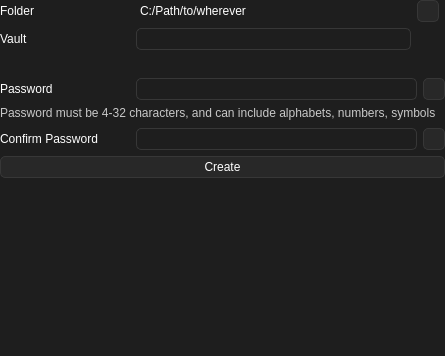
<?xml version="1.0" encoding="UTF-8"?>
<ui version="4.0">
 <class>FrontendNewVault</class>
 <widget class="QWidget" name="FrontendNewVault">
  <property name="geometry">
   <rect>
    <x>0</x>
    <y>0</y>
    <width>445</width>
    <height>356</height>
   </rect>
  </property>
  <property name="windowTitle">
   <string>Form</string>
  </property>
  <property name="styleSheet">
   <string notr="true">QWidget{
	font: 100 11pt &quot;Noto Sans&quot;;
	color: rgb(255, 255, 255);
	background-color: rgb(30, 30, 30);
}
QWidget:disabled{
	color: rgb(100, 100, 100);
}

/* ToolTip */
QToolTip {
	color: rgb(255, 255, 255); 
	background: rgb(55, 55, 55);
	border: 1px solid rgb(70, 70, 70); 
	border-radius: 5px;
}

/* ProgressBar */
QProgressBar{
 	border: 1px solid rgb(55, 55, 55);
	border-radius: 5px;
	padding-left: 0px;
	color: rgb(0, 65, 74);
	text-align: center;
}
QProgressBar::chunk{
	border-radius: 5px;
 	background-color: rgb(44, 222, 133);
}

#VaultAditionalInfoLabel , #DirectoryAditionalInfoLabel, #PasswordAditionalInfoLabel{
	font: 9pt;
	color: rgb(200, 200, 200);
    min-height: 16px;
    max-height: 16px;
}
/* Label */
QLabel{
border: 0px;
}

/* TextEdit */
QTextEdit{
font: 9pt;
border: 1px solid rgb(55, 55, 55);
border-radius: 5px;
}
/* LineEdit */
QLineEdit{
	border: 1px solid rgb(55, 55, 55);
	border-radius: 5px;
}

/* ListView */
QListView{
	border: 1px solid rgb(55, 55, 55);
	border-radius: 5px;
	font: 11pt;
	gridline-color: rgb(0, 0, 0);
}

/* ComboBox */
QComboBox{
	background-color: rgb(40, 40, 40);
	border: 1px solid rgb(55, 55, 55);
	border-radius: 5px;
	padding-left: 3px;
}
QComboBox::drop-down {
    width: 20px;
    border-left: 1px solid rgb(55, 55, 55);
    border-top-right-radius: 5px; 
    border-bottom-right-radius: 5px;
    subcontrol-origin: padding;
    subcontrol-position: top right;
    width: 15px;
}
QComboBox::down-arrow {
    image: url(:/icons/arrow_down.png);
}

/* PushButton */
QPushButton{
	border: 1px solid rgb(55, 55, 55);
	border-radius: 5px;
	background-color: rgb(40, 40, 40);
}
QPushButton:pressed{
	background-color: rgb(30, 30, 30);
}

/* CheckBox */
QCheckBox{
	border: 1px solid rgb(55, 55, 55);
	border-radius: 5px;
}
QCheckBox::indicator{
	margin-left: 2px;
	margin-right: -2px;
}
QCheckBox::indicator:unchecked{
	border: 1px solid rgb(0, 0, 0);
	background-color: rgb(200, 40 ,40);
}
QCheckBox::indicator:checked{
	border: 1px solid rgb(0, 0, 0);
	background-color: rgb(40, 200 ,40);
}

</string>
  </property>
  <layout class="QGridLayout" name="gridLayout">
   <property name="leftMargin">
    <number>0</number>
   </property>
   <property name="topMargin">
    <number>0</number>
   </property>
   <property name="rightMargin">
    <number>0</number>
   </property>
   <property name="bottomMargin">
    <number>0</number>
   </property>
   <item row="6" column="0">
    <layout class="QHBoxLayout" name="horizontalLayout_4">
     <item>
      <widget class="QLabel" name="PwConfirmLabel">
       <property name="sizePolicy">
        <sizepolicy hsizetype="Fixed" vsizetype="Fixed">
         <horstretch>0</horstretch>
         <verstretch>0</verstretch>
        </sizepolicy>
       </property>
       <property name="minimumSize">
        <size>
         <width>130</width>
         <height>22</height>
        </size>
       </property>
       <property name="maximumSize">
        <size>
         <width>130</width>
         <height>22</height>
        </size>
       </property>
       <property name="text">
        <string>Confirm Password</string>
       </property>
      </widget>
     </item>
     <item>
      <widget class="QLineEdit" name="PwConfirmLineedit">
       <property name="minimumSize">
        <size>
         <width>0</width>
         <height>22</height>
        </size>
       </property>
       <property name="maximumSize">
        <size>
         <width>16777215</width>
         <height>22</height>
        </size>
       </property>
       <property name="echoMode">
        <enum>QLineEdit::EchoMode::Password</enum>
       </property>
      </widget>
     </item>
     <item>
      <widget class="QPushButton" name="PwConfirmVisibilityButton">
       <property name="sizePolicy">
        <sizepolicy hsizetype="Fixed" vsizetype="Fixed">
         <horstretch>0</horstretch>
         <verstretch>0</verstretch>
        </sizepolicy>
       </property>
       <property name="minimumSize">
        <size>
         <width>22</width>
         <height>22</height>
        </size>
       </property>
       <property name="maximumSize">
        <size>
         <width>22</width>
         <height>22</height>
        </size>
       </property>
       <property name="text">
        <string/>
       </property>
       <property name="icon">
        <iconset resource="../asset/resource.qrc">
         <normaloff>:/icons/visibility_off.png</normaloff>
         <normalon>:/icons/visibility_on.png</normalon>:/icons/visibility_off.png</iconset>
       </property>
       <property name="checkable">
        <bool>true</bool>
       </property>
       <property name="checked">
        <bool>false</bool>
       </property>
      </widget>
     </item>
    </layout>
   </item>
   <item row="7" column="0">
    <widget class="QPushButton" name="CreateVaultButton">
     <property name="minimumSize">
      <size>
       <width>0</width>
       <height>22</height>
      </size>
     </property>
     <property name="maximumSize">
      <size>
       <width>16777215</width>
       <height>22</height>
      </size>
     </property>
     <property name="text">
      <string>Create</string>
     </property>
    </widget>
   </item>
   <item row="8" column="0">
    <spacer name="verticalSpacer">
     <property name="orientation">
      <enum>Qt::Orientation::Vertical</enum>
     </property>
     <property name="sizeHint" stdset="0">
      <size>
       <width>20</width>
       <height>40</height>
      </size>
     </property>
    </spacer>
   </item>
   <item row="1" column="0">
    <layout class="QGridLayout" name="gridLayout_3">
     <item row="1" column="2">
      <spacer name="horizontalSpacer">
       <property name="orientation">
        <enum>Qt::Orientation::Horizontal</enum>
       </property>
       <property name="sizeType">
        <enum>QSizePolicy::Policy::Fixed</enum>
       </property>
       <property name="sizeHint" stdset="0">
        <size>
         <width>28</width>
         <height>22</height>
        </size>
       </property>
      </spacer>
     </item>
     <item row="1" column="1">
      <widget class="QLineEdit" name="VaultNameLineedit">
       <property name="minimumSize">
        <size>
         <width>0</width>
         <height>22</height>
        </size>
       </property>
       <property name="maximumSize">
        <size>
         <width>16777215</width>
         <height>22</height>
        </size>
       </property>
       <property name="text">
        <string/>
       </property>
      </widget>
     </item>
     <item row="2" column="0" colspan="3">
      <widget class="QLabel" name="VaultAditionalInfoLabel">
       <property name="text">
        <string/>
       </property>
       <property name="alignment">
        <set>Qt::AlignmentFlag::AlignLeading|Qt::AlignmentFlag::AlignLeft|Qt::AlignmentFlag::AlignTop</set>
       </property>
      </widget>
     </item>
     <item row="1" column="0">
      <widget class="QLabel" name="VaultLabel">
       <property name="minimumSize">
        <size>
         <width>130</width>
         <height>22</height>
        </size>
       </property>
       <property name="maximumSize">
        <size>
         <width>130</width>
         <height>22</height>
        </size>
       </property>
       <property name="text">
        <string>Vault</string>
       </property>
      </widget>
     </item>
     <item row="0" column="0">
      <widget class="QLabel" name="DirectoryLabel">
       <property name="minimumSize">
        <size>
         <width>130</width>
         <height>22</height>
        </size>
       </property>
       <property name="maximumSize">
        <size>
         <width>130</width>
         <height>22</height>
        </size>
       </property>
       <property name="text">
        <string>Folder</string>
       </property>
      </widget>
     </item>
     <item row="0" column="1">
      <widget class="QLabel" name="DirectoryPathLabel">
       <property name="styleSheet">
        <string notr="true">QWidget{
	padding-left: 1px;
}</string>
       </property>
       <property name="text">
        <string>C:/Path/to/wherever</string>
       </property>
      </widget>
     </item>
     <item row="0" column="2">
      <widget class="QPushButton" name="DirectoryOpenButton">
       <property name="sizePolicy">
        <sizepolicy hsizetype="Fixed" vsizetype="Fixed">
         <horstretch>0</horstretch>
         <verstretch>0</verstretch>
        </sizepolicy>
       </property>
       <property name="minimumSize">
        <size>
         <width>22</width>
         <height>22</height>
        </size>
       </property>
       <property name="maximumSize">
        <size>
         <width>22</width>
         <height>22</height>
        </size>
       </property>
       <property name="text">
        <string/>
       </property>
       <property name="icon">
        <iconset resource="../asset/resource.qrc">
         <normaloff>:/icons/folder_open.png</normaloff>:/icons/folder_open.png</iconset>
       </property>
      </widget>
     </item>
    </layout>
   </item>
   <item row="4" column="0">
    <layout class="QGridLayout" name="gridLayout_4">
     <item row="0" column="1">
      <widget class="QLineEdit" name="PasswordLineedit">
       <property name="minimumSize">
        <size>
         <width>0</width>
         <height>22</height>
        </size>
       </property>
       <property name="maximumSize">
        <size>
         <width>16777215</width>
         <height>22</height>
        </size>
       </property>
       <property name="echoMode">
        <enum>QLineEdit::EchoMode::Password</enum>
       </property>
      </widget>
     </item>
     <item row="0" column="2">
      <widget class="QPushButton" name="PasswordVisibilityButton">
       <property name="minimumSize">
        <size>
         <width>22</width>
         <height>22</height>
        </size>
       </property>
       <property name="maximumSize">
        <size>
         <width>22</width>
         <height>22</height>
        </size>
       </property>
       <property name="text">
        <string/>
       </property>
       <property name="icon">
        <iconset resource="../asset/resource.qrc">
         <normaloff>:/icons/visibility_off.png</normaloff>
         <normalon>:/icons/visibility_on.png</normalon>:/icons/visibility_off.png</iconset>
       </property>
       <property name="checkable">
        <bool>true</bool>
       </property>
       <property name="flat">
        <bool>false</bool>
       </property>
      </widget>
     </item>
     <item row="0" column="0">
      <widget class="QLabel" name="PasswordLabel">
       <property name="sizePolicy">
        <sizepolicy hsizetype="Fixed" vsizetype="Fixed">
         <horstretch>0</horstretch>
         <verstretch>0</verstretch>
        </sizepolicy>
       </property>
       <property name="minimumSize">
        <size>
         <width>130</width>
         <height>22</height>
        </size>
       </property>
       <property name="maximumSize">
        <size>
         <width>130</width>
         <height>22</height>
        </size>
       </property>
       <property name="text">
        <string>Password</string>
       </property>
      </widget>
     </item>
     <item row="1" column="0" colspan="3">
      <widget class="QLabel" name="PasswordAditionalInfoLabel">
       <property name="text">
        <string>Password must be 4-32 characters, and can include alphabets, numbers, symbols</string>
       </property>
       <property name="alignment">
        <set>Qt::AlignmentFlag::AlignLeading|Qt::AlignmentFlag::AlignLeft|Qt::AlignmentFlag::AlignTop</set>
       </property>
      </widget>
     </item>
    </layout>
   </item>
  </layout>
 </widget>
 <resources>
  <include location="../asset/resource.qrc"/>
 </resources>
 <connections/>
</ui>
